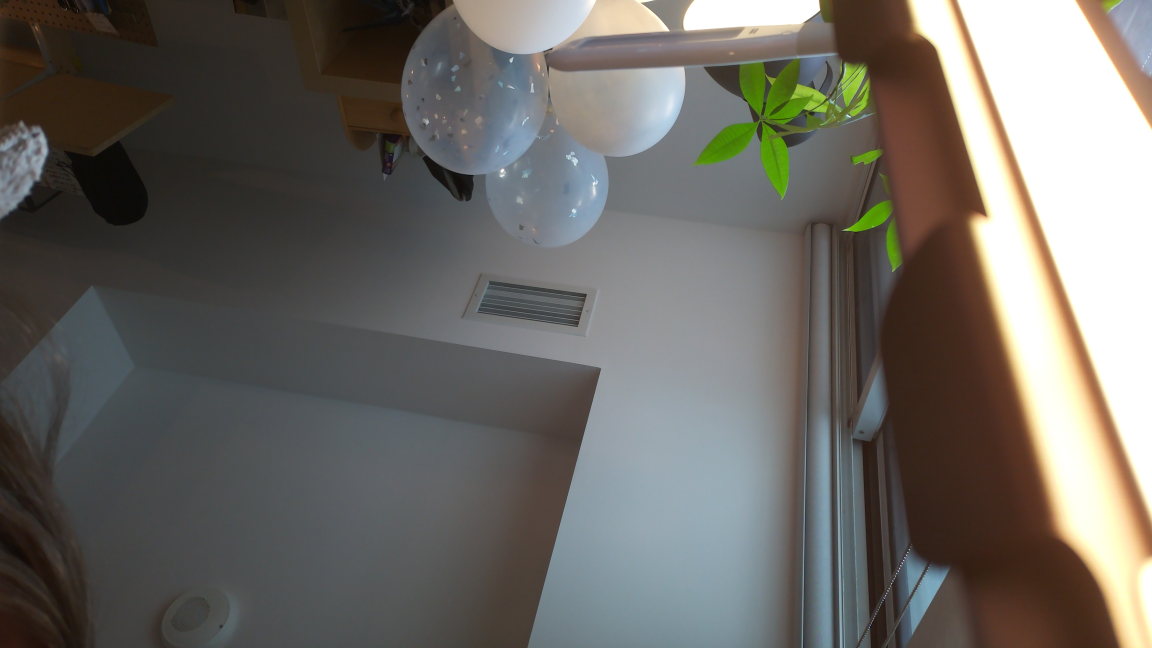
#> input picture test.jpg, 4608 x 2592 px, given in place of the camera (shown at 1/4 size)
$ python test.py
#> lines starting #> are read from the running program, lines starting #| are printed output that depends on the picture; after the words box and inside, x2 and y2 are one past the last pixel; in counts of white or black regions, pixels touching at a corner belong together
import cv2
import matplotlib as plt

# Enable we
# '0' is default ID for builtin web cam
# for external web cam ID can be 1 or -1
imcap = cv2.VideoCapture(0)
imcap.set(3, 640) # set width as 640
imcap.set(4, 480) # set height as 480

# importing cascade
# faceCascade = cv2.CascadeClassifier(cv2.data.haarcascades + "haarcascade_frontalface_default.xml")

while True:
    success, img = imcap.read() # capture frame from video
#> img is the input picture: shape (2592, 4608, 3); mean B, G, R 100.2, 105.2, 108
    # converting image from color to grayscale
    imgGray = cv2.cvtColor(img, cv2.COLOR_BGR2GRAY)
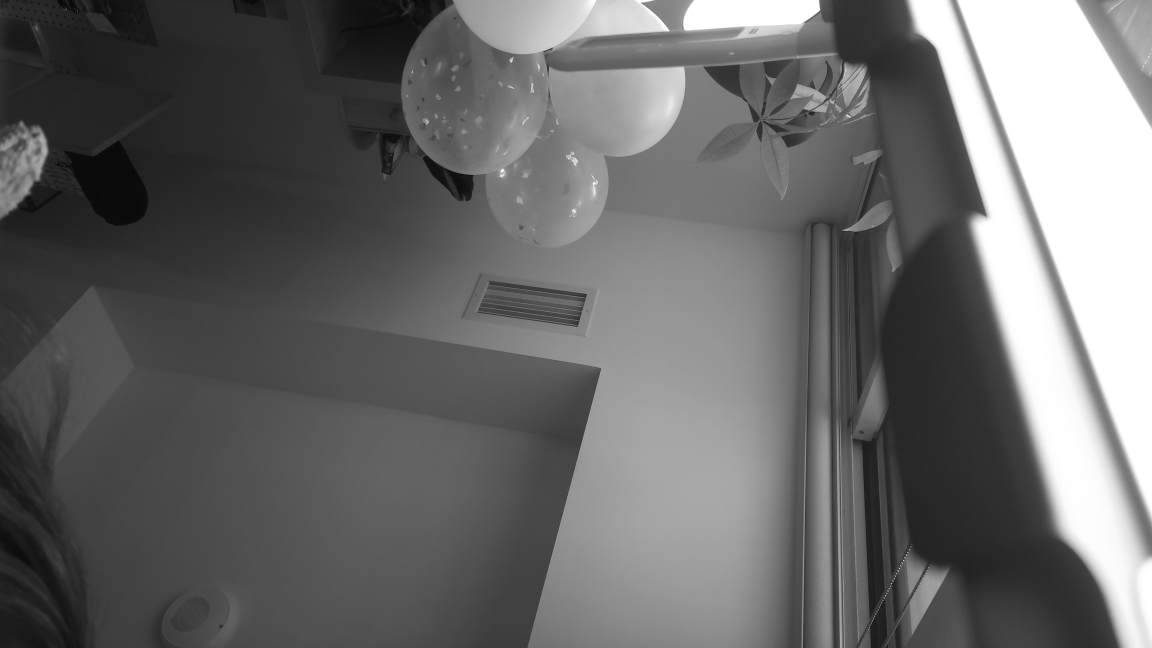
#> imgGray: shape (2592, 4608) (shown at 1/4 size); min 0, max 255, mean 105.5

    # setting threshold of gray image
    _, threshold = cv2.threshold(imgGray, 127, 255, cv2.THRESH_BINARY)
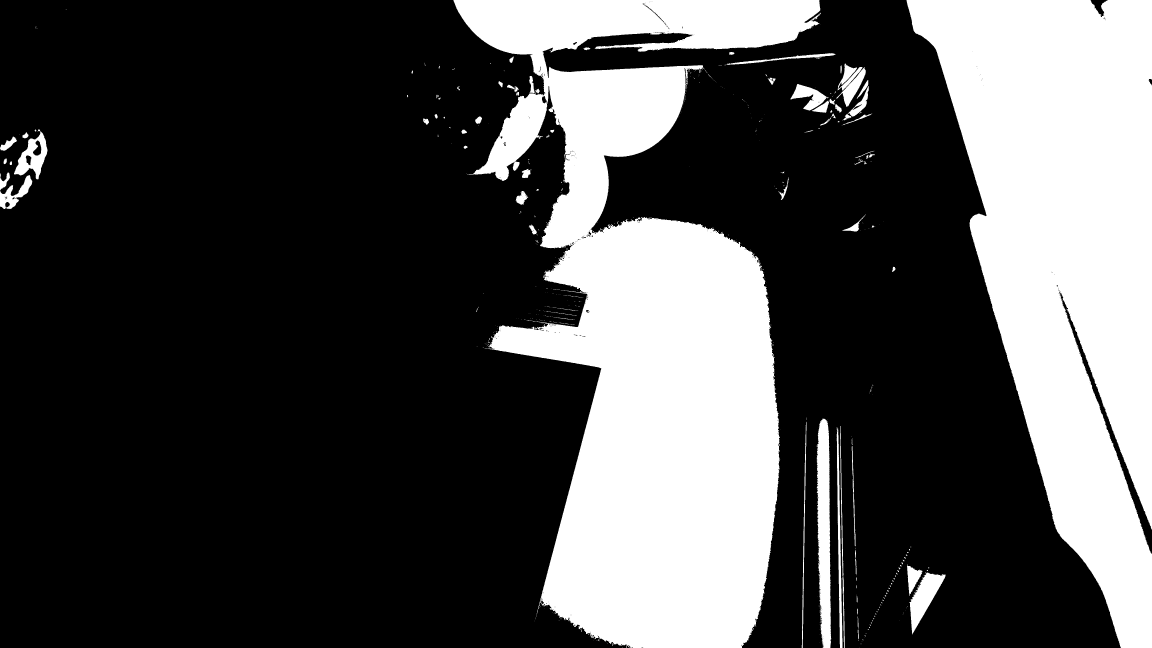
#> threshold: shape (2592, 4608) (shown at 1/4 size); 29.3% white; 594 white regions (473 under 20 px)

    # using a findContours() function
    contours, _ = cv2.findContours(
        threshold, cv2.RETR_TREE, cv2.CHAIN_APPROX_SIMPLE)
#> contours = 1095 contours, 960 with area under 20; largest, box (x1, y1, x2, y2) and area: (1814, 0, 3283, 2592) 1880994, (3626, 0, 4608, 2592) 1476879, (3266, 1675, 3325, 2592) 39036, (3637, 2290, 3782, 2539) 14618, (56, 525, 190, 718) 12841

    # # Getting corners around the face
    # # 1.3 = scale factor, 5 = minimum neighbor can be detected
    # faces = faceCascade.detectMultiScale(imgGray, 1.3, 5)

    i=0

    # list for storing names of shapes
    for contour in contours:

        # here we are ignoring first counter because
        # findcontour function detects whole image as shape
        if i == 0:
            i = 1
            continue

        # cv2.approxPloyDP() function to approximate the shape
        approx = cv2.approxPolyDP(
            contour, 0.01 * cv2.arcLength(contour, True), True)

        # using drawContours() function
        cv2.drawContours(img, [contour], 0, (0, 0, 255), 5)
#> this loop made 1095 passes
#> (contour, i) on pass 1: ([[3436, 2591]], 1)
#> approx on passes 2 to 7: [[2488, 2591], [2490, 2591]], [[3290, 2587], [3289, 2588], [3290, 2588]], [[2504, 2584], [2504, 2591], [2505, 2591], [2505, 2584]], [[2448, 2580], [2448, 2581], [2451, 2581], [2451, 2580]], [[3443, 2574], [3443, 2576], [3444, 2576], [3444, 2574]], [[2431, 2574], [2430, 2575], [2431, 2575]]
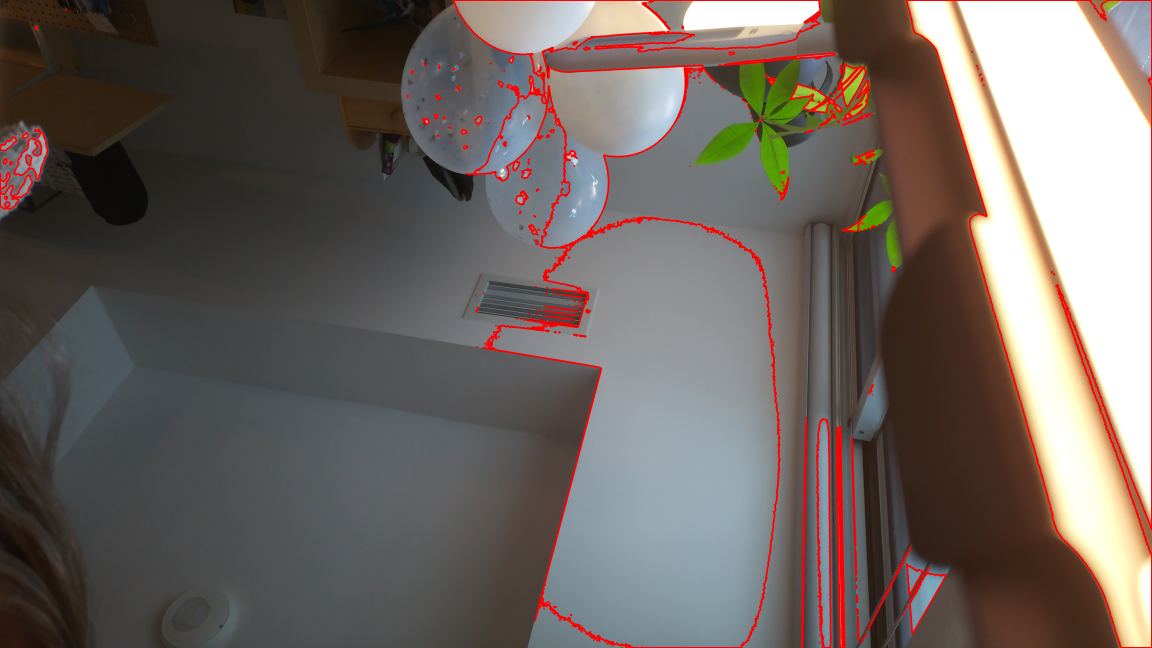
#> img: shape (2592, 4608, 3) (shown at 1/4 size); mean B, G, R 97.1, 101.8, 111.1
#> after the loop, i = 1

    # # drawing bounding box around face
    # for (x, y, w, h) in faces:
    #     img = cv2.rectangle(img, (x, y), (x + w, y + h), (0, 255,   0), 3)
    # # displaying image with bounding box
    # cv2.imshow('face_detect', img)

    # displaying the image after drawing contours
    cv2.imshow('shapes', img)

    # loop will be broken when 'q' is pressed on the keyboard
    if cv2.waitKey(10) & 0xFF == ord('q'):
#> (key q is pressed here)
        break

#> (the run stopped early here; a loop or call above may not have finished)
